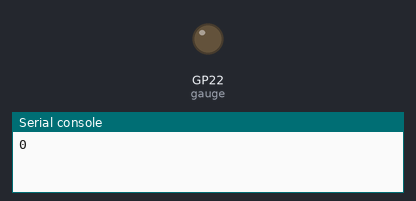
Bench run of a program on a simulated Raspberry Pi Pico running CircuitPython. Parts: output pins drawn as LEDs (lit = HIGH), the last lines printed to the serial console.

Above: at 0.05 s.
At 1.5 s:
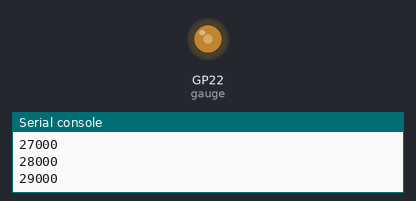
At 2.95 s:
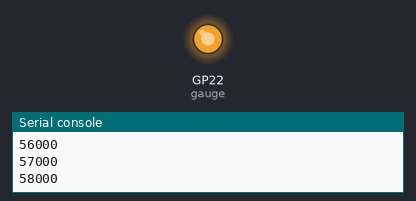
At 5.9 s:
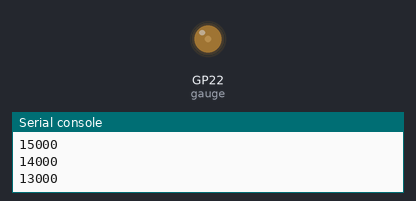
Timing chart, 0 to 8.5 s (numbered marks = the images above):
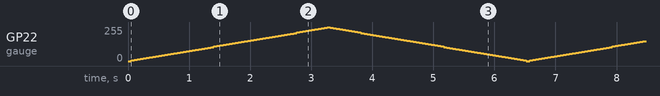

The program:

main.py
```python
import board
import pwmio
import time

# Assumes a Raspberry Pi Pico 2 W, with gauge connected
# to GP22 / Pin 29 and ground.  Sweeps the gauge back and
# forth on a continuous timer.

gauge = pwmio.PWMOut(board.GP22, frequency=1000)

ds = 0
delta = 1000

while True:
    print(ds)
    gauge.duty_cycle = ds

    ds = ds + delta

    if ds >= 65000:
        delta = -1000
    if ds <= 0:
        delta = 1000

    time.sleep(0.05)
```
